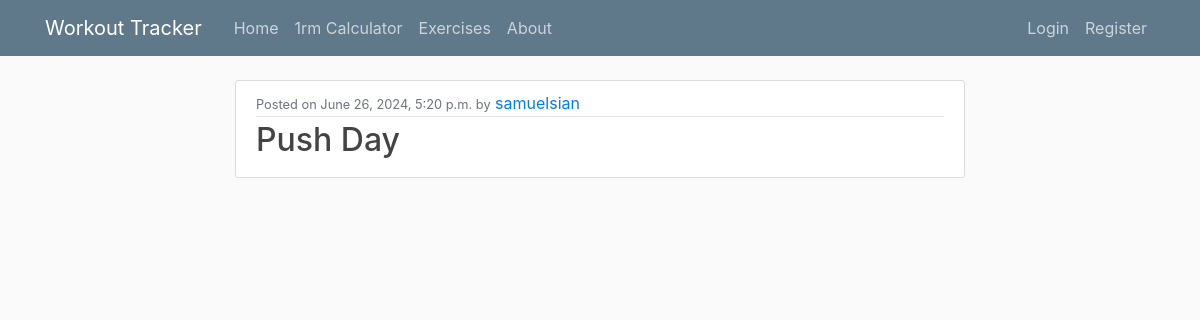
The page /template/1/ on the database its author committed.
### tracker/models.py (models this page shows, shortened)
class Template(models.Model):
    name = models.CharField(max_length=100)
    last_updated = models.DateTimeField(auto_now=True)
    author = models.ForeignKey(User, on_delete=models.CASCADE)
    exercises = models.ManyToManyField(Exercise, through='TemplateExercise')
    class Meta:
        ordering = ['last_updated']

### tracker/views.py (the view)
# urls.py: path('template/<int:pk>/', TemplateDetailView.as_view(), name='template-detail'),
class TemplateDetailView(DetailView):
    model = Template # The model to query for the list view
    template_name = 'tracker/template_detail.html' # template ListView uses
    context_object_name = 'template'
    def get_context_data(self, **kwargs):
        context = super().get_context_data(**kwargs)
        context['all_exercises'] = Exercise.objects.all()
        context['template_exercise'] = TemplateExercise.objects.filter(template=self.object)
        context['exercises'] = self.object.exercises.all()
        return context

### tracker/templates/tracker/template_detail.html (shortened to what this page needs)
{% extends "tracker/base.html" %}
{% block content %}
    <article class="media content-section">
        <div class="media-body">
            <div class="article-metadata">
                <small class="text-muted">Posted on {{ object.last_updated }} by</small>
                <a class="mr-2" href="#">{{ object.author }}</a>
            </div>
            <h2 class="article-title">{{ object.name }}</h2>
        </div>
    </article>
{% endblock content %}

### tracker/static/tracker/main.css (style rules this page uses)
body { background: #fafafa; color: #333333; margin-top: 5rem; }
h1, h2, h3, h4, h5, h6 { color: #444444; }
.content-section { background: #ffffff; padding: 10px 20px; border: 1px solid #dddddd; border-radius: 3px; margin-bottom: 20px; }
.article-title { color: #444444; }
.article-metadata { padding-bottom: 1px; margin-bottom: 4px; border-bottom: 1px solid #e3e3e3 }
body { background-image: url('./images/bg1.jpg'); background-size: cover; background-repeat: no-repeat; }

### rows shown on the page
Template: last_updated "June 26, 2024, 5:20 p.m.", author "samuelsian", name "Push Day"
